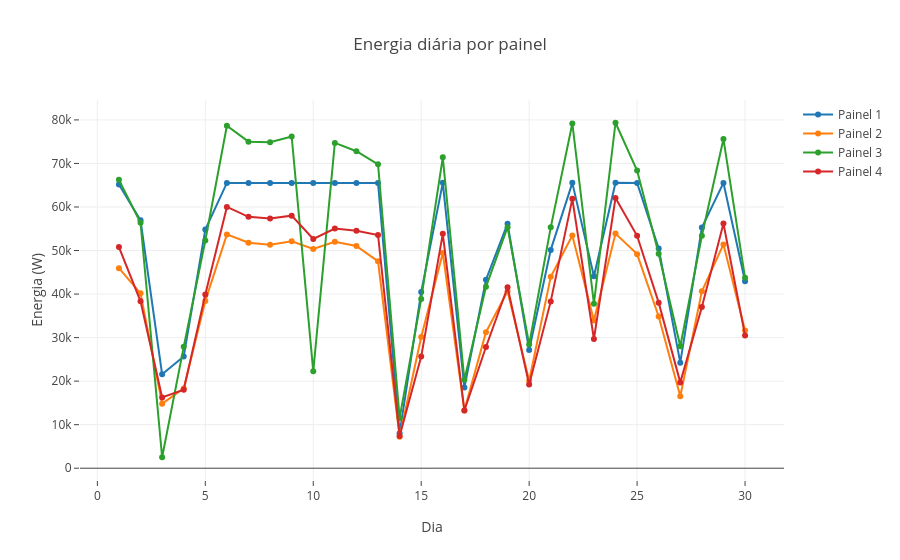

Notebook cell for this chart:
### Code cell
sctt = []
for srv in range(1,5,1):
    subset = trace1[trace1['painel'] == float(srv)];
    sctt.append(go.Scatter(
                    x = subset['dia'],
                    y = subset['total'],
                    name = "Painel " + str(srv),
                    mode = 'lines+markers')
               )

data = sctt
layout = dict(title = 'Energia diária por painel',
              xaxis = dict(title= 'Dia',zeroline= False,
                         ticks='outside'),
              yaxis = dict(title= 'Energia (W)',
                            ticks='outside')
             )
fig = dict(data = data, layout = layout)
iplot(fig)

### Figure 1 — Plotly figure (JSON) as saved in the notebook; plotly's stock layout.template omitted (floating-point values rounded to 4 significant figures)
{"data": [{"mode": "lines+markers", "name": "Painel 1", "type": "scatter", "uid": "235a89a7-de3a-42ce-ba61-8f84c7cd5ccd", "x": [1, 2, 3, 4, 5, 6, 7, 8, 9, 10, 11, 12, 13, 14, 15, 16, 17, 18, 19, 20, 21, 22, 23, 24, 25, 26, 27, 28, 29, 30], "y": [65150, 56930, 21571, 25671, 54820, 65530, 65530, 65530, 65530, 65530, 65530, 65530, 65530, 8044, 40450, 65540, 18530, 43300, 56160, 27156, 50150, 65540, 44070, 65540, 65530, 50460, 24247, 55290, 65530, 42950]}, {"mode": "lines+markers", "name": "Painel 2", "type": "scatter", "uid": "ca317324-d912-43d7-904d-631d772223de", "x": [1, 2, 3, 4, 5, 6, 7, 8, 9, 10, 11, 12, 13, 14, 15, 16, 17, 18, 19, 20, 21, 22, 23, 24, 25, 26, 27, 28, 29, 30], "y": [45940, 40160, 14821, 18321, 38430, 53710, 51810, 51320, 52140, 50340, 52020, 51040, 47510, 7243, 30120, 49440, 13281, 31237, 40650, 20114, 43980, 53440, 33940, 53890, 49170, 34860, 16519, 40650, 51410, 31640]}, {"mode": "lines+markers", "name": "Painel 3", "type": "scatter", "uid": "ed64ff1e-f318-445a-8169-95b634c87fd3", "x": [1, 2, 3, 4, 5, 6, 7, 8, 9, 10, 11, 12, 13, 14, 15, 16, 17, 18, 19, 20, 21, 22, 23, 24, 25, 26, 27, 28, 29, 30], "y": [66240, 56390, 2518, 27878, 52320, 78650, 75010, 74850, 76190, 22257, 74720, 72810, 69810, 11560, 38880, 71410, 20322, 41670, 55360, 28415, 55320, 79190, 37790, 79350, 68380, 49280, 28026, 53390, 75610, 43730]}, {"mode": "lines+markers", "name": "Painel 4", "type": "scatter", "uid": "9b2269a5-a3be-4dd4-8842-858bcef17b96", "x": [1, 2, 3, 4, 5, 6, 7, 8, 9, 10, 11, 12, 13, 14, 15, 16, 17, 18, 19, 20, 21, 22, 23, 24, 25, 26, 27, 28, 29, 30], "y": [50800, 38330, 16263, 18023, 39920, 60020, 57740, 57340, 58010, 52650, 55040, 54560, 53570, 7405, 25648, 53840, 13245, 27847, 41560, 19238, 38320, 61870, 29684, 62070, 53380, 38030, 19716, 37030, 56220, 30504]}], "layout": {"title": "Energia diária por painel", "xaxis": {"ticks": "outside", "title": "Dia", "zeroline": false}, "yaxis": {"ticks": "outside", "title": "Energia (W)"}}}
